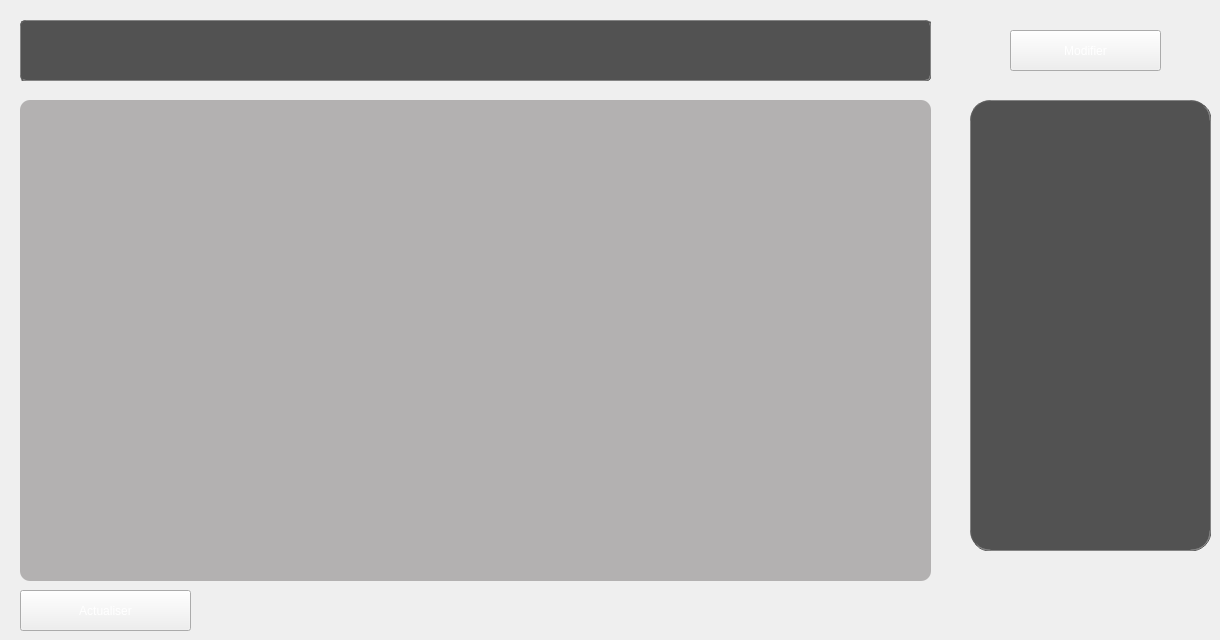
    <widget class="QWidget" name="tab_2">
     <attribute name="title">
      <string>Marchandises</string>
     </attribute>
     <widget class="QTableView" name="tableView_2">
      <property name="geometry">
       <rect>
        <x>20</x>
        <y>100</y>
        <width>911</width>
        <height>481</height>
       </rect>
      </property>
      <property name="styleSheet">
       <string notr="true">background-color:rgb(179,177,177);
color:black;
border-radius:10px;</string>
      </property>
     </widget>
     <widget class="QPushButton" name="pushButton_4">
      <property name="geometry">
       <rect>
        <x>1010</x>
        <y>150</y>
        <width>161</width>
        <height>41</height>
       </rect>
      </property>
      <property name="styleSheet">
       <string notr="true">font: 63 10pt &quot;Yu Gothic UI Semibold&quot;;
background-color:rgb(9,94,9);
border-radius:6px;
border:1px solid black;
</string>
      </property>
      <property name="text">
       <string>Ajouter nouveau</string>
      </property>
     </widget>
     <widget class="QPushButton" name="pushButton_6">
      <property name="geometry">
       <rect>
        <x>1010</x>
        <y>300</y>
        <width>161</width>
        <height>41</height>
       </rect>
      </property>
      <property name="styleSheet">
       <string notr="true">background-color:rgb(214,42,42);
border-radius:6px;</string>
      </property>
      <property name="text">
       <string>Supprimer</string>
      </property>
     </widget>
     <widget class="QPushButton" name="actualisation_marchandise">
      <property name="geometry">
       <rect>
        <x>20</x>
        <y>590</y>
        <width>171</width>
        <height>41</height>
       </rect>
      </property>
      <property name="styleSheet">
       <string notr="true">color:white;
font: 63 11pt &quot;Yu Gothic UI Semibold&quot;;</string>
      </property>
      <property name="text">
       <string>Actualiser</string>
      </property>
     </widget>
     <widget class="QPushButton" name="supp_marchandise">
      <property name="geometry">
       <rect>
        <x>1010</x>
        <y>460</y>
        <width>161</width>
        <height>41</height>
       </rect>
      </property>
      <property name="styleSheet">
       <string notr="true">background-color:grey;
border-radius:6px;</string>
      </property>
      <property name="text">
       <string>Supprimer tous</string>
      </property>
     </widget>
     <widget class="QLabel" name="label_2">
      <property name="geometry">
       <rect>
        <x>30</x>
        <y>30</y>
        <width>271</width>
        <height>31</height>
       </rect>
      </property>
      <property name="styleSheet">
       <string notr="true">color:white;
font: 63 25pt &quot;Agency FB&quot;;
background-color: rgb(82,82,82);</string>
      </property>
      <property name="text">
       <string>Liste des marchandises</string>
      </property>
     </widget>
     <widget class="QPushButton" name="recher_march">
      <property name="geometry">
       <rect>
        <x>790</x>
        <y>30</y>
        <width>131</width>
        <height>41</height>
       </rect>
      </property>
      <property name="styleSheet">
       <string notr="true">color:white;
font: 63 11pt &quot;Yu Gothic UI Semibold&quot;;</string>
      </property>
      <property name="text">
       <string>Rechercher</string>
      </property>
     </widget>
     <widget class="QLineEdit" name="lineEdit_rech_march">
      <property name="geometry">
       <rect>
        <x>500</x>
        <y>30</y>
        <width>271</width>
        <height>41</height>
       </rect>
      </property>
      <property name="styleSheet">
       <string notr="true">border-radius:20px;
font: 63 11pt &quot;Yu Gothic UI Semibold&quot;;
color:white;
background-color:rgb(70,67,67);
border:1px ridge rgb(53,53,53);</string>
      </property>
     </widget>
     <widget class="QPushButton" name="modifi_march">
      <property name="geometry">
       <rect>
        <x>1010</x>
        <y>30</y>
        <width>151</width>
        <height>41</height>
       </rect>
      </property>
      <property name="styleSheet">
       <string notr="true">color:white;
font: 63 11pt &quot;Yu Gothic UI Semibold&quot;;</string>
      </property>
      <property name="text">
       <string>Modifier</string>
      </property>
     </widget>
     <widget class="QLabel" name="label_8">
      <property name="geometry">
       <rect>
        <x>970</x>
        <y>100</y>
        <width>241</width>
        <height>451</height>
       </rect>
      </property>
      <property name="styleSheet">
       <string notr="true">background-color: rgb(82,82,82);
border-radius:20px;
border:1px ridge rgb(88,88,88);</string>
      </property>
      <property name="text">
       <string/>
      </property>
     </widget>
     <widget class="QLabel" name="couche1_2">
      <property name="geometry">
       <rect>
        <x>20</x>
        <y>20</y>
        <width>911</width>
        <height>61</height>
       </rect>
      </property>
      <property name="styleSheet">
       <string notr="true">background-color: rgb(82,82,82);
border-radius:5px;
border:1px ridge rgb(88,88,88);</string>
      </property>
      <property name="text">
       <string/>
      </property>
     </widget>
    </widget>
